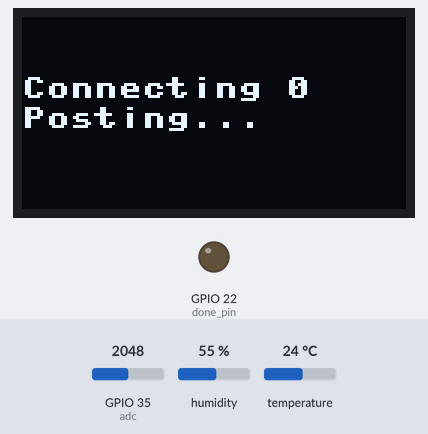
This program was run on a simulated ESP32 board running MicroPython. On the bench: 128×64 one-colour display, output pins drawn as LEDs (lit = HIGH). The inputs (shaded band) are chosen by the test bench; at power-on: GPIO 35 (adc) = 2048, humidity 55 %, temperature 24 °C (analog values on the 0–4095 scale). WiFi joins after 1.5 s; web requests get an empty 200 reply after 0.4 s; library files of the repository ran but are not shown: ssd1306.py; what the program prints to the serial console is not drawn.

Above: at 1.85 s.
At 13.2 s:
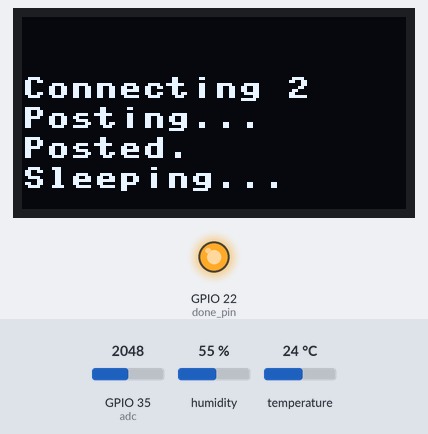
At 24.2 s:
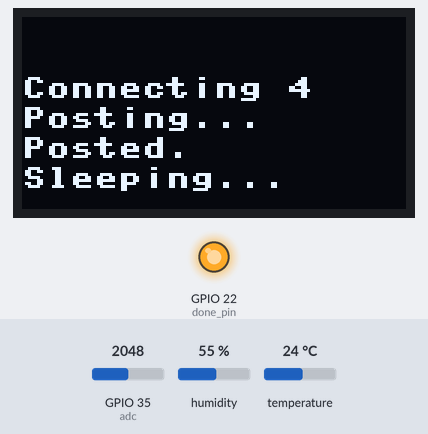
At 35.3 s:
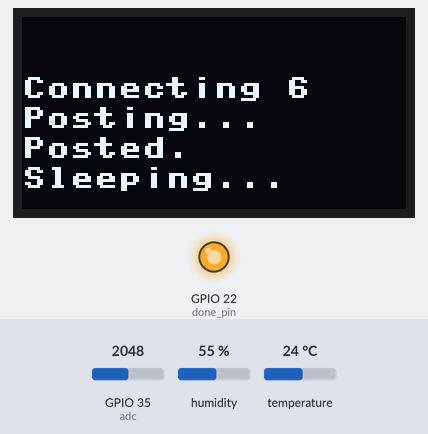
Timing chart, 0 to 36.8 s (numbered marks = the images above):
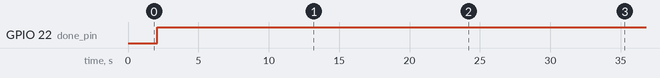

The program:

farmospost.py
```python
import ujson as json
import urequests as requests
import time
import dht
import machine
from machine import Pin
from machine import SPI
import ssd1306
from machine import I2C

# set up the display
i2c = I2C(-1, Pin(14), Pin(2))
oled = ssd1306.SSD1306_I2C(128, 64, i2c)

# set up the 'done' pin
done_pin=Pin(22,Pin.OUT)
done_pin.value(0)

# indicate that we're starting up
oled.fill(0)
oled.text("Starting up ...",0,0)
oled.show()

# set up the DHT22 temp + humidity sensor
d = dht.DHT22(machine.Pin(18))

# set up FARMOS params
base_url='https://wolfesneck.farmos.net/farm/sensor/listener/'
public_key='054d3116a74fae5dd36550013d50c848'
private_key='014d3116a74fae5dd36550013d50c848'
url = base_url+public_key+'?private_key='+private_key
headers = {'Content-type':'application/json', 'Accept':'application/json'}

# wifi parameters
#WIFI_NET = 'Artisan\'s Asylum'
#WIFI_PASSWORD = 'I won\'t download stuff that will get us in legal trouble.'

WIFI_NET = 'Dennis Village Mercantile'
WIFI_PASSWORD = 'jimmytuna'

# function for posting data
def post_data():
    try:
    	r = requests.post(url,data=json.dumps(payload),headers=headers)
    except Exception as e:
	print(e)
	#r.close()
	return "timeout"
    else:
	r.close()
	print('Status', r.status_code)
   	return "posted"

# function for connecting to wifi
def do_connect():
    import network
    sta_if = network.WLAN(network.STA_IF)
    if not sta_if.isconnected():
        print('connecting to network...')
	sta_if.active(False)
        sta_if.active(True)
        sta_if.connect(WIFI_NET, WIFI_PASSWORD)
        while not sta_if.isconnected():
            pass
    print('network config:', sta_if.ifconfig())

index=0

# main loop
while True:

	# make measurements
	d.measure()
	t=d.temperature()
	h=d.humidity()
	adc = machine.ADC(machine.Pin(35))
	adc_val=adc.read()

	# form the payload
	payload ={"temp": t,"humidity":h,"adc_val":adc_val}
	print(payload)

	# connect to network
	oled.fill(0)
	oled.text("Connecting "+str(index),0,20)
	oled.show()
	do_connect()

	# post the data
	oled.text("Posting...",0,30)
	oled.show()
	post_data()
	oled.text("Posted.",0,40)
	oled.show()

	# indicate sleeping
	oled.text("Sleeping...",0,50)
	oled.show()

	# pull the "DONE" pin to sleep
	done_pin.value(1)

	index+=1

	time.sleep(5)
```

Measured:
- by itself, GPIO 22 (done_pin): LOW → HIGH at 2.1 s
- what the display in image 0 shows lasts 0.5 s, from 1.6 s to 2.1 s
- what the display in image 1 shows lasts 5.1 s, from 13.1 s to 18.2 s
